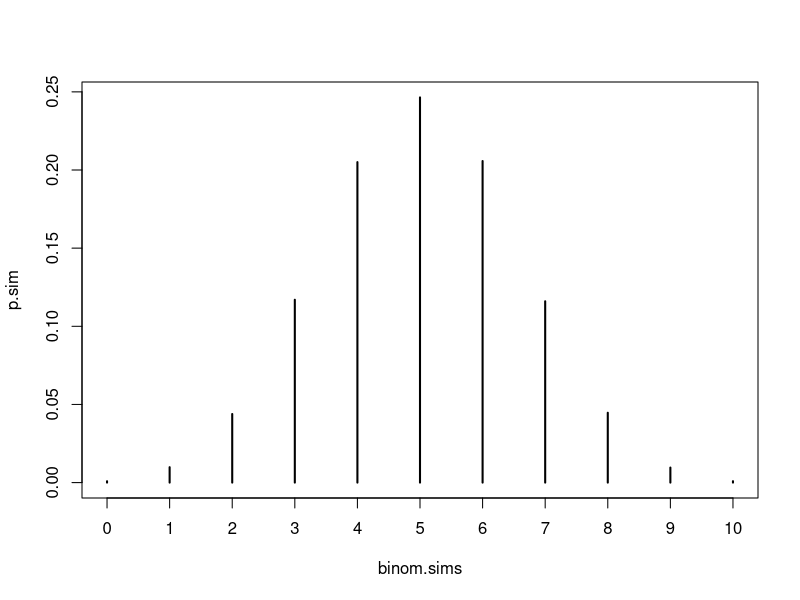
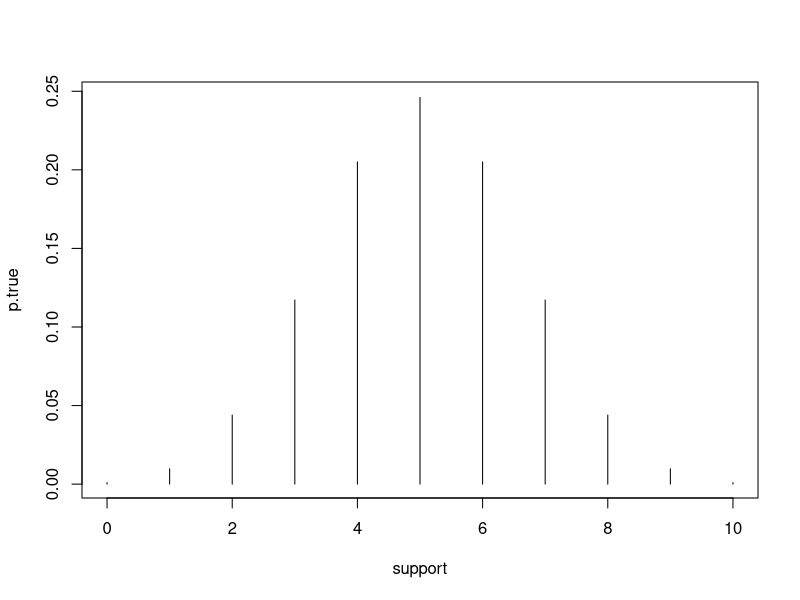

Here is the R script that generated these plots, in order:


#This function simulates n independent, identically distributed Bernoulli Random Variables
rbern <- function(n, p){
  
  sims <- sample(0:1, size = n, replace = TRUE, prob = c(1-p, p))
  return(sims)
  
}



rbern(30, 0.1)
rbern(30, 0.5)
rbern(30, 0.9)



#This function simulates n independent, identically distributed Bernoulli Random Variables and returns their sum
rbern.sum <- function(n, p){
  
  sims <- rbern(n, p)
  return(sum(sims))
  
}



rbern.sum(50, 0.1)
rbern.sum(50, 0.5)
rbern.sum(50, 0.9)



binom.sims <- replicate(10^5, rbern.sum(10, 0.5))
head(binom.sims)



p.sim <- table(binom.sims)/10^5
p.sim
plot(p.sim, type = 'h')



support <- 0:10
p.true <- dbinom(support, size = 10, prob = 0.5)
rbind(support, p.true)
plot(support, p.true, type = 'h')



p.sim - p.true


